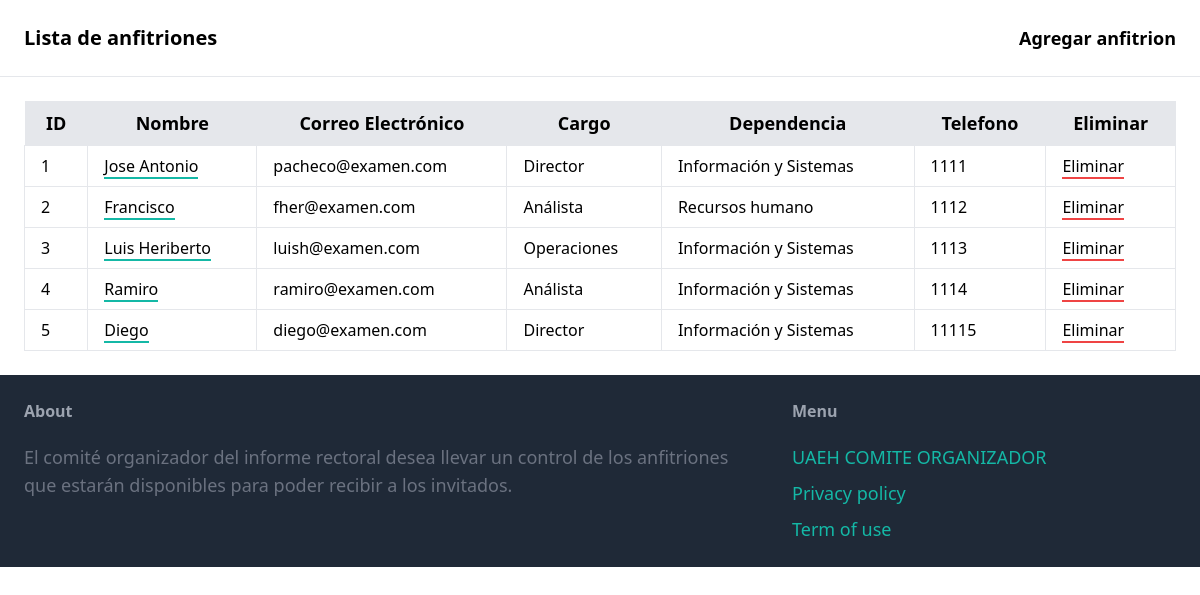
Before: / with the older database file.
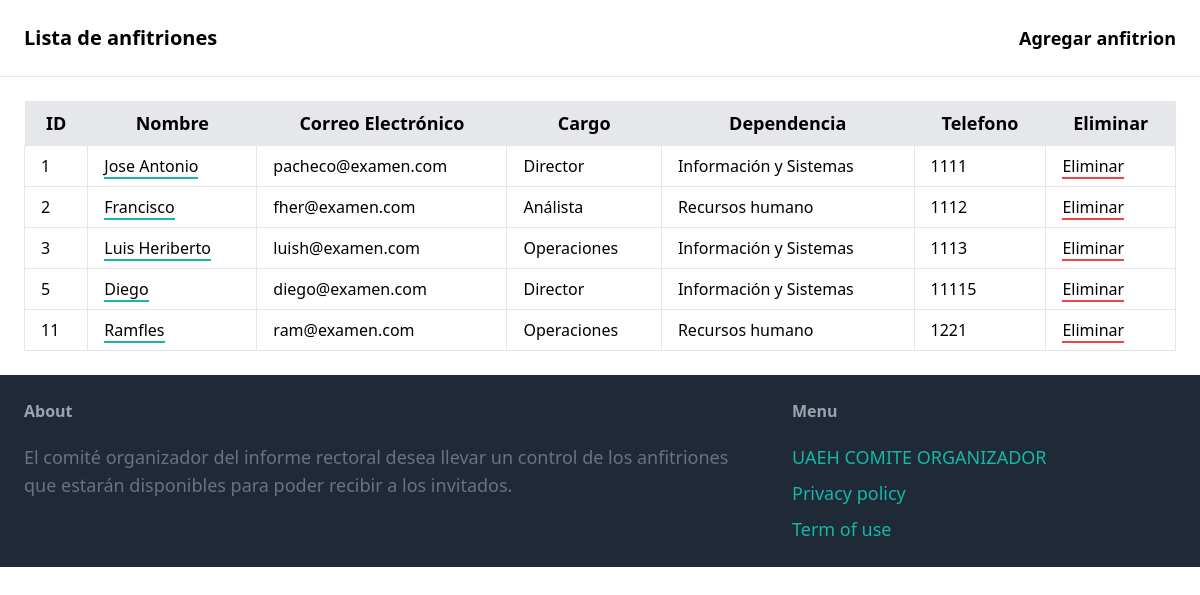
After: the same page with the newer database file.
### anfitrionesCRUD/models.py (models this page shows, shortened)
class Anfitrion(models.Model):
    idAnfitrion = models.AutoField(primary_key=True)
    grado = models.CharField(max_length=45, null=True)
    nombre = models.CharField(max_length=45, null=True)
    paterno = models.CharField(max_length=45, null=True)
    materno = models.CharField(max_length=45, null=True)
    cargo = models.CharField(max_length=45, null=True)
    dependencia = models.CharField(max_length=255, null=True)
    telefono = models.CharField(max_length=45, null=True)
    email = models.CharField(max_length=45, null=True)
    extension = models.CharField(max_length=45, null=True)

### anfitrionesCRUD/views.py (the view)
# urls.py: path('', views.lista_anfitriones, name='lista_anfitriones'),
def lista_anfitriones(request):
    anfitriones = Anfitrion.objects.all()
    return render(request, 'anfitriones/lista_anfitriones.html', {'anfitriones': anfitriones})

### anfitrionesCRUD/templates/anfitriones/lista_anfitriones.html (shortened to what this page needs)
{% extends 'anfitriones/base.html' %}
{% block content %}
<table class="table-auto w-full">
  <thead>
    <tr class="text-lg bg-gray-200">
      <th class="px-4 py-2">ID</th>
      <th class="px-4 py-2">Nombre</th>
      <th class="px-4 py-2">Correo Electrónico</th>
      <th class="px-4 py-2">Cargo</th>
      <th class="px-4 py-2">Dependencia</th>
      <th class="px-4 py-2">Telefono</th>
      <th class="px-4 py-2">Eliminar</th>
    </tr>
  </thead>
  <tbody>
    {% for anfitrion in anfitriones %}
      <tr>
        <td class="border px-4 py-2">{{ anfitrion.idAnfitrion }}</td>
        <td class="border px-4 py-2"><a href="{% url 'anfitrionesCRUD:modificar' anfitrion.idAnfitrion %}">
          <span class="border-b-2 border-teal-500">{{ anfitrion.nombre }}</span></a></td>
        <td class="border px-4 py-2">{{ anfitrion.email }}</td>
        <td class="border px-4 py-2">{{ anfitrion.cargo }}</td>
        <td class="border px-4 py-2">{{ anfitrion.dependencia }}</td>
        <td class="border px-4 py-2">{{ anfitrion.telefono }}</td>
        <td class="border px-4 py-2">
          <form method="post" action="{% url 'anfitrionesCRUD:eliminar' anfitrion.idAnfitrion %}" onsubmit="return confirm('¿Estás seguro de que deseas eliminar este anfitrión?')">
            <button type="submit"><span class="border-b-2 border-red-500">Eliminar</span></button>
          </form>
        </td>
      </tr>
    {% endfor %}
  </tbody>
</table>
{% endblock %}

### anfitrionesCRUD/templates/anfitriones/base.html (shortened to what this page needs)
<!doctype html>
<html lang="en">
<head>
    <script src="https://cdn.tailwindcss.com"></script>
</head>
<body>
    <nav class="py-6 px-6 flex justify-between items-center border-b border-gray-200">
        <a href="/" class="text-xl font-semibold">Lista de anfitriones</a>
        <div class="space-x-6">
            <a href="{% url 'anfitrionesCRUD:agregar' %}" class="text-lg font-semibold hover:text-gray-500"> Agregar anfitrion</a>
        </div>
    </nav>
    <div class="px-6 py-6">
        {% block content %}
        {% endblock %}
    </div>
    <footer class="py-6 px-6 flex justify-between bg-gray-800">
        <div class="w-2/3 pr-10">
            <h3 class="mb-5 font-semibold text-gray-400"> About </h3>
            <p class="text-lg text-gray-500"> El comité organizador del informe rectoral desea llevar un control de los anfitriones que estarán disponibles para
poder recibir a los invitados.</p>
        </div>
        <div class="w-1/3">
            <h3 class="mb-5 font-semibold text-gray-400"> Menu </h3>
            <ul class="space-y-2">
                <li><a href="#" class="text-lg text-teal-500 hover:text-teal-700">UAEH COMITE ORGANIZADOR</a></li>
                <li><a href="#" class="text-lg text-teal-500 hover:text-teal-700">Privacy policy</a></li>
                <li><a href="#" class="text-lg text-teal-500 hover:text-teal-700">Term of use</a></li>
            </ul>
        </div>
    </footer>
</body>
</html>

Changed rows visible on the page:
removed Anfitrion: idAnfitrion "4", nombre "Ramiro", email "ramiro@examen.com", cargo "Análista", dependencia "Información y Sistemas", telefono "1114"
added Anfitrion: idAnfitrion "11", nombre "Ramfles", email "ram@examen.com", cargo "Operaciones", dependencia "Recursos humano", telefono "1221"
